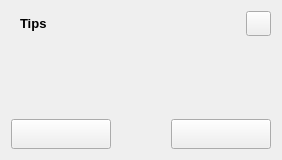
<?xml version="1.0" encoding="UTF-8"?>
<ui version="4.0">
 <class>MyMessageBox</class>
 <widget class="QWidget" name="MyMessageBox">
  <property name="geometry">
   <rect>
    <x>0</x>
    <y>0</y>
    <width>282</width>
    <height>160</height>
   </rect>
  </property>
  <property name="minimumSize">
   <size>
    <width>0</width>
    <height>160</height>
   </size>
  </property>
  <property name="maximumSize">
   <size>
    <width>16777215</width>
    <height>160</height>
   </size>
  </property>
  <property name="windowTitle">
   <string>Form</string>
  </property>
  <layout class="QHBoxLayout" name="horizontalLayout">
   <item>
    <widget class="QWidget" name="w_bg" native="true">
     <layout class="QVBoxLayout" name="lay_bg" stretch="0,0,0,0">
      <property name="leftMargin">
       <number>0</number>
      </property>
      <property name="topMargin">
       <number>0</number>
      </property>
      <property name="rightMargin">
       <number>0</number>
      </property>
      <property name="bottomMargin">
       <number>0</number>
      </property>
      <item>
       <layout class="QHBoxLayout" name="horizontalLayout_4">
        <property name="leftMargin">
         <number>9</number>
        </property>
        <item>
         <widget class="QLabel" name="lab_messagebox_title">
          <property name="font">
           <font>
            <pointsize>10</pointsize>
            <weight>75</weight>
            <bold>true</bold>
           </font>
          </property>
          <property name="text">
           <string>Tips</string>
          </property>
         </widget>
        </item>
        <item>
         <spacer name="horizontalSpacer_2">
          <property name="orientation">
           <enum>Qt::Horizontal</enum>
          </property>
          <property name="sizeHint" stdset="0">
           <size>
            <width>40</width>
            <height>20</height>
           </size>
          </property>
         </spacer>
        </item>
        <item>
         <widget class="QPushButton" name="btn_system_close">
          <property name="minimumSize">
           <size>
            <width>25</width>
            <height>25</height>
           </size>
          </property>
          <property name="maximumSize">
           <size>
            <width>25</width>
            <height>25</height>
           </size>
          </property>
          <property name="text">
           <string/>
          </property>
          <property name="icon">
           <iconset resource="qss.qrc">
            <normaloff>:/icons/close.png</normaloff>:/icons/close.png</iconset>
          </property>
          <property name="iconSize">
           <size>
            <width>20</width>
            <height>20</height>
           </size>
          </property>
         </widget>
        </item>
       </layout>
      </item>
      <item>
       <layout class="QHBoxLayout" name="horizontalLayout_3">
        <property name="leftMargin">
         <number>15</number>
        </property>
        <property name="rightMargin">
         <number>15</number>
        </property>
        <item>
         <widget class="QLabel" name="lab_mbox_icon">
          <property name="minimumSize">
           <size>
            <width>40</width>
            <height>40</height>
           </size>
          </property>
          <property name="maximumSize">
           <size>
            <width>40</width>
            <height>40</height>
           </size>
          </property>
          <property name="text">
           <string/>
          </property>
         </widget>
        </item>
        <item>
         <widget class="QLabel" name="lab_mess_body">
          <property name="text">
           <string/>
          </property>
          <property name="alignment">
           <set>Qt::AlignCenter</set>
          </property>
         </widget>
        </item>
       </layout>
      </item>
      <item>
       <spacer name="verticalSpacer_2">
        <property name="orientation">
         <enum>Qt::Vertical</enum>
        </property>
        <property name="sizeHint" stdset="0">
         <size>
          <width>20</width>
          <height>40</height>
         </size>
        </property>
       </spacer>
      </item>
      <item>
       <layout class="QHBoxLayout" name="horizontalLayout_2">
        <item>
         <widget class="QPushButton" name="btn_mbox_btn01">
          <property name="minimumSize">
           <size>
            <width>100</width>
            <height>30</height>
           </size>
          </property>
          <property name="text">
           <string/>
          </property>
         </widget>
        </item>
        <item>
         <spacer name="horizontalSpacer">
          <property name="orientation">
           <enum>Qt::Horizontal</enum>
          </property>
          <property name="sizeHint" stdset="0">
           <size>
            <width>40</width>
            <height>20</height>
           </size>
          </property>
         </spacer>
        </item>
        <item>
         <widget class="QPushButton" name="btn_mbox_btn02">
          <property name="minimumSize">
           <size>
            <width>100</width>
            <height>30</height>
           </size>
          </property>
          <property name="text">
           <string/>
          </property>
         </widget>
        </item>
       </layout>
      </item>
     </layout>
    </widget>
   </item>
  </layout>
 </widget>
 <resources>
  <include location="qss.qrc"/>
 </resources>
 <connections/>
</ui>
